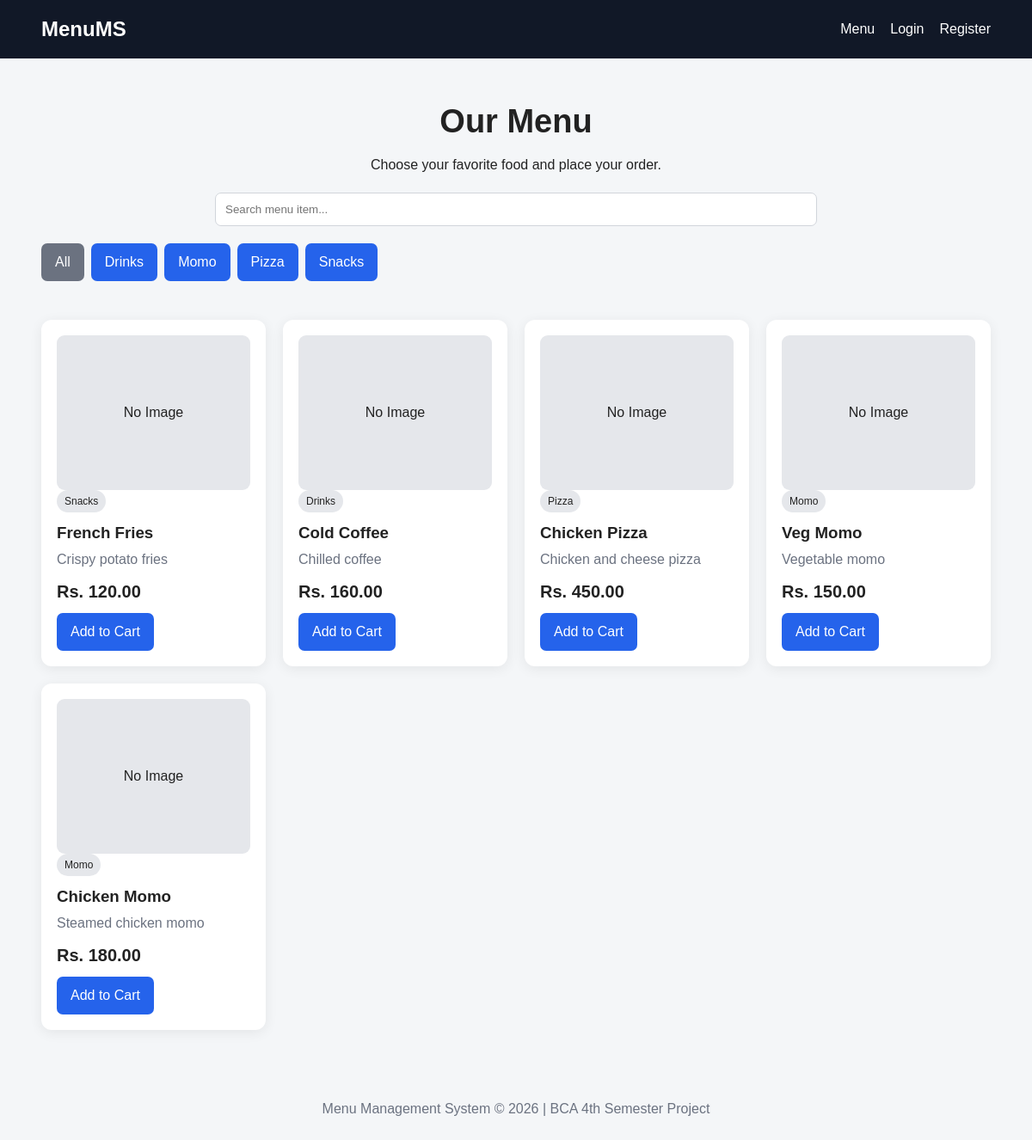
The page / on the database its author committed.
### tables this page shows
CREATE TABLE categories (
    id INT AUTO_INCREMENT PRIMARY KEY,
    name VARCHAR(100) NOT NULL,
    description TEXT,
    created_at TIMESTAMP DEFAULT CURRENT_TIMESTAMP
);

CREATE TABLE menu_items (
    id INT AUTO_INCREMENT PRIMARY KEY,
    category_id INT NOT NULL,
    name VARCHAR(150) NOT NULL,
    description TEXT,
    price DECIMAL(10,2) NOT NULL,
    image VARCHAR(255),
    status ENUM('available','unavailable') DEFAULT 'available',
    created_at TIMESTAMP DEFAULT CURRENT_TIMESTAMP,
    FOREIGN KEY (category_id) REFERENCES categories(id) ON DELETE CASCADE
);

### index.php (the view, shortened to what this page needs)
<?php
require_once "config/database.php";
$category = isset($_GET["category"]) ? (int)$_GET["category"] : 0;
$categories = mysqli_query($conn, "SELECT * FROM categories ORDER BY name");
if ($category > 0) {
    $stmt = mysqli_prepare($conn, "SELECT m.*, c.name category_name FROM menu_items m JOIN categories c ON m.category_id=c.id WHERE m.status='available' AND m.category_id=? ORDER BY m.id DESC");
    mysqli_stmt_bind_param($stmt, "i", $category);
    mysqli_stmt_execute($stmt);
    $items = mysqli_stmt_get_result($stmt);
} else {
    $items = mysqli_query($conn, "SELECT m.*, c.name category_name FROM menu_items m JOIN categories c ON m.category_id=c.id WHERE m.status='available' ORDER BY m.id DESC");
}
include "includes/header.php";
include "includes/navbar.php";
?>
<div class="container">
<section class="hero">
<h1>Our Menu</h1>
<p>Choose your favorite food and place your order.</p>
<div class="search-box"><input id="searchMenu" placeholder="Search menu item..."></div>
<div class="actions">
<a class="btn btn-secondary" href="index.php">All</a>
<?php while($cat=mysqli_fetch_assoc($categories)): ?>
<a class="btn" href="?category=<?= $cat['id'] ?>"><?= htmlspecialchars($cat['name']) ?></a>
<?php endwhile; ?>
</div>
</section>
<div class="grid">
<?php while($item=mysqli_fetch_assoc($items)): ?>
<div class="card menu-card">
<?php if($item["image"]): ?><img src="assets/images/<?= htmlspecialchars($item["image"]) ?>" alt=""><?php else: ?><div style="height:180px;background:#e5e7eb;border-radius:9px;display:grid;place-items:center">No Image</div><?php endif; ?>
<span class="badge"><?= htmlspecialchars($item["category_name"]) ?></span>
<h3><?= htmlspecialchars($item["name"]) ?></h3>
<p class="muted"><?= htmlspecialchars($item["description"]) ?></p>
<div class="price">Rs. <?= number_format($item["price"],2) ?></div>
<a class="btn" href="customer/add_to_cart.php?id=<?= $item['id'] ?>">Add to Cart</a>
</div>
<?php endwhile; ?>
</div>
</div>
<?php include "includes/footer.php"; ?>

### includes/header.php (shortened to what this page needs)
<!DOCTYPE html>
<html lang="en">
<head>
<link rel="stylesheet" href="/menu_management/assets/css/style.css">
</head>
<body>

### includes/navbar.php
<nav class="navbar">
    <div class="container nav-inner">
        <a class="brand" href="/menu_management/index.php">MenuMS</a>
        <div class="nav-links">
            <a href="/menu_management/index.php">Menu</a>
            <?php if (isset($_SESSION['user_id'])): ?>
                <a href="/menu_management/customer/cart.php">Cart</a>
                <a href="/menu_management/customer/orders.php">My Orders</a>
                <?php if ($_SESSION['role'] === 'admin'): ?>
                    <a href="/menu_management/admin/dashboard.php">Admin</a>
                <?php endif; ?>
                <a href="/menu_management/logout.php">Logout</a>
            <?php else: ?>
                <a href="/menu_management/login.php">Login</a>
                <a href="/menu_management/register.php">Register</a>
            <?php endif; ?>
        </div>
    </div>
</nav>

### includes/footer.php (shortened to what this page needs)
<footer class="footer">
    <p>Menu Management System &copy; <?= date('Y') ?> | BCA 4th Semester Project</p>
</footer>
</body>
</html>

### assets/css/style.css (style rules this page uses)
* { box-sizing:border-box;margin:0;padding:0 }
body { font-family:Arial,sans-serif;background:#f4f6f8;color:#222;line-height:1.5 }
a { text-decoration:none;color:#2563eb }
.container { width:92%;max-width:1200px;margin:auto }
.navbar { background:#111827;color:#fff }
.nav-inner { display:flex;justify-content:space-between;align-items:center;padding:16px 0 }
.brand { color:#fff;font-size:24px;font-weight:bold }
.nav-links { display:flex;gap:18px;align-items:center }
.nav-links a { color:#fff }
.hero { padding:45px 0;text-align:center }
.hero h1 { font-size:38px;margin-bottom:10px }
.search-box { display:flex;gap:10px;margin:20px auto;max-width:700px }
input,textarea,select { width:100%;padding:11px;border:1px solid #d1d5db;border-radius:7px;background:#fff }
button,.btn { border:0;border-radius:7px;padding:10px 16px;background:#2563eb;color:#fff;cursor:pointer;display:inline-block }
.btn-secondary { background:#6b7280 }
.grid { display:grid;grid-template-columns:repeat(auto-fit,minmax(240px,1fr));gap:20px }
.card { background:#fff;border-radius:12px;padding:18px;box-shadow:0 3px 15px rgba(0,0,0,.07) }
.menu-card h3 { margin:10px 0 5px }
.price { font-size:20px;font-weight:bold;margin:10px 0 }
.muted { color:#6b7280 }
.badge { display:inline-block;padding:4px 9px;border-radius:20px;background:#e5e7eb;font-size:12px }
.actions { display:flex;gap:8px;flex-wrap:wrap }
.footer { text-align:center;padding:30px;margin-top:50px;color:#6b7280 }

### rows shown on the page
categories: name "Drinks"
categories: name "Momo"
categories: name "Pizza"
categories: name "Snacks"
menu_items: shows "No Image", category.name "Snacks", name "French Fries", description "Crispy potato fries", price "120.00"
menu_items: shows "No Image", category.name "Drinks", name "Cold Coffee", description "Chilled coffee", price "160.00"
menu_items: shows "No Image", category.name "Pizza", name "Chicken Pizza", description "Chicken and cheese pizza", price "450.00"
menu_items: shows "No Image", category.name "Momo", name "Veg Momo", description "Vegetable momo", price "150.00"
menu_items: shows "No Image", category.name "Momo", name "Chicken Momo", description "Steamed chicken momo", price "180.00"
